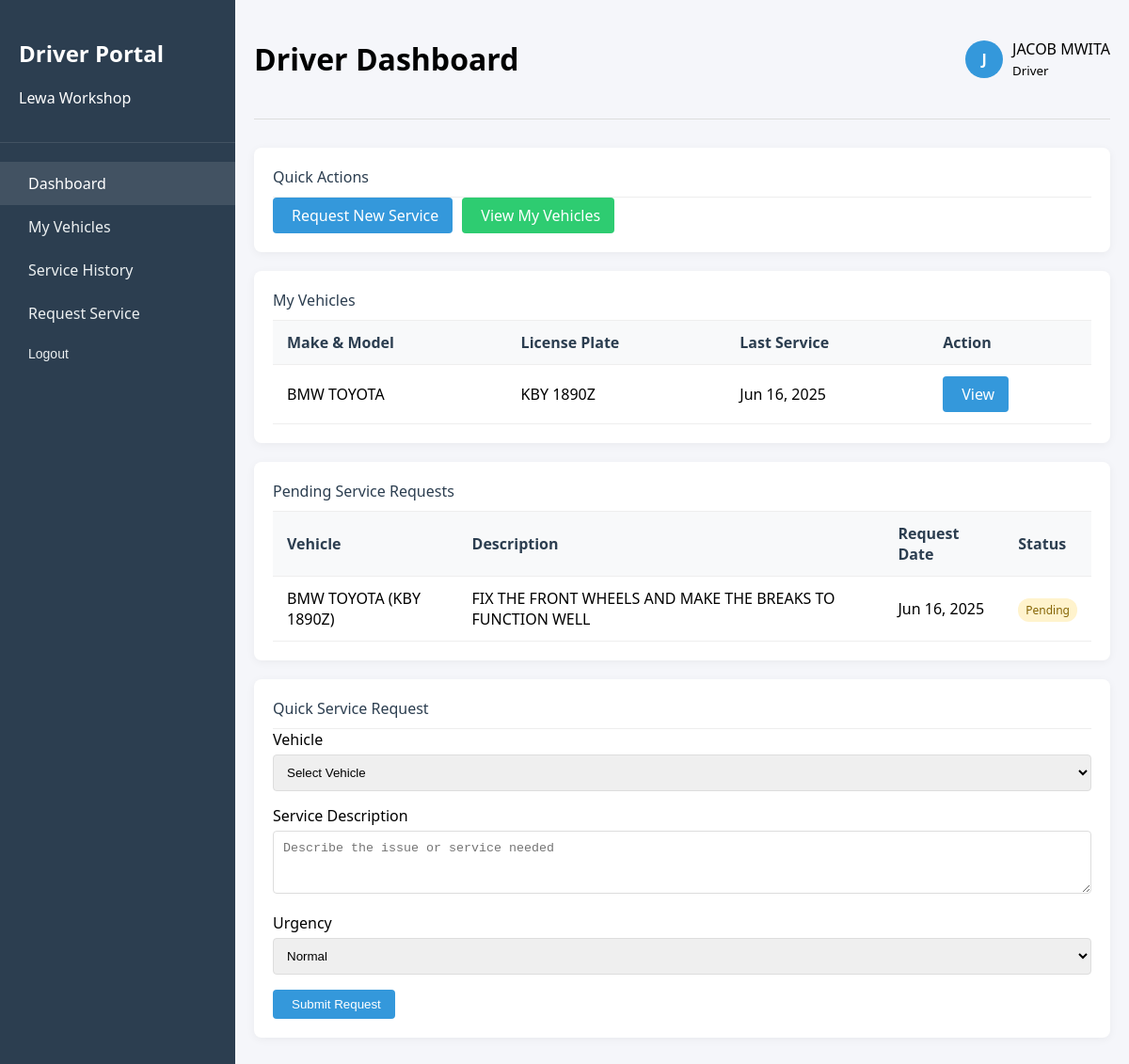
Page /dashboards/driver_portal.php (signed in) on the committed database.
### tables this page shows
CREATE TABLE `users` (
  `user_id` int(11) NOT NULL,
  `username` varchar(255) NOT NULL,
  `password` varchar(255) NOT NULL,
  `full_name` varchar(255) NOT NULL,
  `email` varchar(255) NOT NULL,
  `user_type` varchar(50) NOT NULL,
  `phone_number` varchar(20) DEFAULT NULL,
  `id_number` varchar(50) NOT NULL,
  `department` varchar(100) DEFAULT NULL,
  `can_view_all_job_cards` tinyint(1) DEFAULT 0,
  `can_create_job_cards` tinyint(1) DEFAULT 0,
  `can_edit_job_cards` tinyint(1) DEFAULT 0,
  `can_request_services` tinyint(1) DEFAULT 0,
  `can_update_job_status` tinyint(1) DEFAULT 0,
  `can_request_parts` tinyint(1) DEFAULT 0,
  `can_manage_inventory` tinyint(1) DEFAULT 0,
  `can_generate_invoices` tinyint(1) DEFAULT 0,
  `can_view_reports` tinyint(1) DEFAULT 0,
  `can_manage_users` tinyint(1) DEFAULT 0,
  `is_active` tinyint(1) DEFAULT 1,
  `dashboard_access` varchar(100) DEFAULT NULL,
  `reset_token` varchar(255) DEFAULT NULL,
  `reset_token_expiry` datetime DEFAULT NULL,
  `created_at` timestamp NOT NULL DEFAULT current_timestamp(),
  `updated_at` timestamp NOT NULL DEFAULT current_timestamp() ON UPDATE current_timestamp()
);

CREATE TABLE `vehicles` (
  `vehicle_id` int(11) NOT NULL,
  `driver_id` int(11) DEFAULT NULL,
  `make` varchar(100) NOT NULL,
  `model` varchar(100) NOT NULL,
  `registration_number` varchar(50) NOT NULL,
  `year` int(11) DEFAULT NULL,
  `color` varchar(50) DEFAULT NULL,
  `v_notes` text DEFAULT NULL,
  `v_milage` int(11) DEFAULT 0,
  `engine_number` varchar(100) DEFAULT NULL,
  `chassis_number` varchar(100) DEFAULT NULL,
  `fuel_type` varchar(50) DEFAULT NULL,
  `created_at` timestamp NOT NULL DEFAULT current_timestamp(),
  `updated_at` timestamp NOT NULL DEFAULT current_timestamp() ON UPDATE current_timestamp()
);

CREATE TABLE `job_cards` (
  `job_card_id` int(11) NOT NULL,
  `vehicle_id` int(11) NOT NULL,
  `description` text NOT NULL,
  `status` enum('pending','assigned','in_progress','completed','on_hold','cancelled') NOT NULL DEFAULT 'pending',
  `urgency` enum('normal','high','emergency') NOT NULL DEFAULT 'normal',
  `assigned_mechanic_id` int(11) DEFAULT NULL,
  `created_at` timestamp NOT NULL DEFAULT current_timestamp(),
  `assigned_at` timestamp NULL DEFAULT NULL,
  `completed_at` timestamp NULL DEFAULT NULL,
  `updated_at` timestamp NOT NULL DEFAULT current_timestamp() ON UPDATE current_timestamp(),
  `created_by_user_id` int(11) DEFAULT NULL,
  `driver_id` int(11) DEFAULT NULL
);

### dashboards/driver_portal.php (the view, shortened to what this page needs)
<?php
include '../db_connect.php';
$driver_id = $_SESSION['user_id'];
$driver_full_name = 'Driver';
$driver_initial = '?';
$driver_query = "SELECT full_name, email FROM users WHERE user_id = ?";
$stmt = $conn->prepare($driver_query);
if (!$stmt->bind_param("i", $driver_id) || !$stmt->execute()) {
    error_log("Failed to execute statement for driver details: " . $stmt->error);
    $stmt->close();
    $_SESSION['error_message'] = "Error fetching driver details. Please try again.";
    header("Location: driver_portal.php");
    exit();
}
$result = $stmt->get_result();
if ($result && $driver_data = $result->fetch_assoc()) {
    $driver_full_name = htmlspecialchars($driver_data['full_name']);
    $driver_initial = strtoupper(substr($driver_data['full_name'], 0, 1));
} else {
    error_log("SECURITY ALERT: Driver with user_id {$driver_id} not found in DB");
    $_SESSION['error_message'] = "Your user account could not be found. Please log in again.";
    header("Location: user_login.php");
    exit();
}
$vehicles_query = "
    SELECT
        v.vehicle_id,
        v.make,
        v.model,
        v.registration_number,
        MAX(j.created_at) AS last_service
    FROM
        vehicles v
    LEFT JOIN
        job_cards j ON v.vehicle_id = j.vehicle_id
    WHERE
        v.driver_id = ?
    GROUP BY
        v.vehicle_id, v.make, v.model, v.registration_number
    ORDER BY
        v.make, v.model";
$vehicles = [];
$stmt = $conn->prepare($vehicles_query);
if ($stmt === false) {
    error_log("Failed to prepare statement for vehicles: " . $conn->error);
    $_SESSION['error_message'] = "Error fetching vehicle list. Please try again.";
} else {
    if (!$stmt->bind_param("i", $driver_id) || !$stmt->execute()) {
        error_log("Failed to execute statement for vehicles: " . $stmt->error);
        $_SESSION['error_message'] = "Error fetching vehicle list. Please try again.";
    } else {
        $result = $stmt->get_result();
        if ($result) {
            $vehicles = $result->fetch_all(MYSQLI_ASSOC);
        }
    }
}
$pending_requests_query = "
    SELECT
        j.job_card_id,
        j.description,
        j.created_at,
        v.make,
        v.model,
        v.registration_number
    FROM
        job_cards j
    JOIN
        vehicles v ON j.vehicle_id = v.vehicle_id
    WHERE
        v.driver_id = ? AND j.status = 'pending'
    ORDER BY
        j.created_at DESC";
$pending_requests = [];
$stmt = $conn->prepare($pending_requests_query);
if ($stmt === false) {
    error_log("Failed to prepare statement for pending requests: " . $conn->error);
    $_SESSION['error_message'] = "Error fetching pending requests. Please try again.";
} else {
    if (!$stmt->bind_param("i", $driver_id) || !$stmt->execute()) {
        error_log("Failed to execute statement for pending requests: " . $stmt->error);
        $_SESSION['error_message'] = "Error fetching pending requests. Please try again.";
    } else {
        $result = $stmt->get_result();
        if ($result) {
            $pending_requests = $result->fetch_all(MYSQLI_ASSOC);
        }
    }
}
?>
<!DOCTYPE html>
<html lang="en">
<head>
</head>
<body>
    <div class="dashboard">
        <div class="sidebar">
            <div class="sidebar-header">
                <h2>Driver Portal</h2>
                <p>Lewa Workshop</p>
            </div>
            <div class="sidebar-menu">
                <a href="driver_portal.php" class="menu-item active">
                    <i class="fas fa-tachometer-alt"></i> Dashboard
                </a>
                <a href="dashboards/my_vehicles.php" class="menu-item">
                    <i class="fas fa-car"></i> My Vehicles
                </a>
                <a href="service_history.php" class="menu-item">
                    <i class="fas fa-history"></i> Service History
                </a>
                <a href="request_service.php" class="menu-item">
                    <i class="fas fa-tools"></i> Request Service
                </a>
                <form action="logout.php" method="post" class="menu-item" style="padding: 0;">
                    <button type="submit" class="logout-btn">
                        <i class="fas fa-sign-out-alt"></i> Logout
                    </button>
                </form>
            </div>
        </div>
        <div class="main-content">
            <div class="header">
                <h1>Driver Dashboard</h1>
                <div class="user-info">
                    <div class="user-avatar"><?php echo htmlspecialchars($driver_initial); ?></div>
                    <div>
                        <div><?php echo htmlspecialchars($driver_full_name); ?></div>
                        <small>Driver</small>
                    </div>
                </div>
            </div>
            <div class="card">
                <div class="card-title">Quick Actions</div>
                <div style="display: flex; gap: 10px;">
                    <a href="request_service.php" class="btn btn-primary">
                        <i class="fas fa-plus"></i> Request New Service
                    </a>
                    <a href="my_vehicles.php" class="btn btn-success">
                        <i class="fas fa-car"></i> View My Vehicles
                    </a>
                </div>
            </div>
            <div class="card">
                <div class="card-title">My Vehicles</div>
                <?php if (!empty($vehicles)): ?>
                    <table class="table">
                        <thead>
                            <tr>
                                <th>Make & Model</th>
                                <th>License Plate</th>
                                <th>Last Service</th>
                                <th>Action</th>
                            </tr>
                        </thead>
                        <tbody>
                            <?php foreach ($vehicles as $vehicle): ?>
                                <tr>
                                    <td><?php echo htmlspecialchars($vehicle['make'] . ' ' . $vehicle['model']); ?></td>
                                    <td><?php echo htmlspecialchars($vehicle['registration_number']); ?></td>
                                    <td><?php echo $vehicle['last_service'] ? date('M d, Y', strtotime($vehicle['last_service'])) : 'Never'; ?></td>
                                    <td>
                                        <a href="vehicle_details.php?id=<?php echo htmlspecialchars($vehicle['vehicle_id']); ?>" class="btn btn-primary">
                                            <i class="fas fa-eye"></i> View
                                        </a>
                                    </td>
                                </tr>
                            <?php endforeach; ?>
                        </tbody>
                    </table>
                <?php else: ?>
                    <p class="text-center">No vehicles assigned to you.</p>
                <?php endif; ?>
            </div>
            <div class="card">
                <div class="card-title">Pending Service Requests</div>
                <?php if (!empty($pending_requests)): ?>
                    <table class="table">
                        <thead>
                            <tr>
                                <th>Vehicle</th>
                                <th>Description</th>
                                <th>Request Date</th>
                                <th>Status</th>
                            </tr>
                        </thead>
                        <tbody>
                            <?php foreach ($pending_requests as $request): ?>
                                <tr>
                                    <td><?php echo htmlspecialchars(($request['make'] ?? 'N/A') . ' ' . ($request['model'] ?? '') . ' (' . ($request['registration_number'] ?? 'N/A') . ')'); ?></td>
                                    <td><?php echo htmlspecialchars($request['description']); ?></td>
                                    <td><?php echo date('M d, Y', strtotime($request['created_at'])); ?></td>
                                    <td><span class="status-badge status-pending">Pending</span></td>
                                </tr>
                            <?php endforeach; ?>
                        </tbody>
                    </table>
                <?php else: ?>
                    <p class="text-center">No pending service requests.</p>
                <?php endif; ?>
            </div>
            <div class="card">
                <div class="card-title">Quick Service Request</div>
                <form action="process_request.php" method="post">
                    <div class="form-group">
                        <label for="vehicle">Vehicle</label>
                        <select id="vehicle" name="vehicle_id" class="form-control" required>
                            <option value="">Select Vehicle</option>
                        </select>
                    </div>
                    <div class="form-group">
                        <label for="description">Service Description</label>
                        <textarea id="description" name="description" class="form-control" rows="3" required
                                  placeholder="Describe the issue or service needed"></textarea>
                    </div>
                    <div class="form-group">
                        <label for="urgency">Urgency</label>
                        <select id="urgency" name="urgency" class="form-control">
                            <option value="normal">Normal</option>
                        </select>
                    </div>
                    <button type="submit" class="btn btn-primary">
                        <i class="fas fa-paper-plane"></i> Submit Request
                    </button>
                </form>
            </div>
        </div>
    </div>
</body>
</html>

### dashboards/driver_portal.php (style rules this page uses)
:root { --primary: #3498db; --secondary: #2c3e50; --success: #2ecc71; --warning: #f39c12; --light: #ecf0f1; --dark: #34495e; }
body { font-family: 'Segoe UI', Tahoma, Geneva, Verdana, sans-serif; margin: 0; padding: 0; background-color: #f5f6fa; }
.dashboard { display: grid; grid-template-columns: 250px 1fr; min-height: 100vh; }
.sidebar { background-color: var(--secondary); color: white; padding: 20px 0; }
.sidebar-header { padding: 0 20px 20px; border-bottom: 1px solid rgba(255,255,255,0.1); }
.sidebar-menu { padding: 20px 0; }
.menu-item { padding: 12px 20px; color: var(--light); text-decoration: none; display: block; transition: all 0.3s; }
.menu-item:hover, .menu-item.active { background-color: rgba(255,255,255,0.1); color: white; }
.main-content { padding: 20px; }
.header { display: flex; justify-content: space-between; align-items: center; margin-bottom: 30px; padding-bottom: 20px; border-bottom: 1px solid #ddd; }
.user-info { display: flex; align-items: center; }
.user-avatar { width: 40px; height: 40px; border-radius: 50%; background-color: var(--primary); color: white; display: flex; align-items: center; justify-content: center; margin-right: 10px; font-weight: bold; }
.card { background-color: white; border-radius: 8px; padding: 20px; box-shadow: 0 2px 10px rgba(0,0,0,0.05); margin-bottom: 20px; }
.card-title { margin-top: 0; color: var(--secondary); border-bottom: 1px solid #eee; padding-bottom: 10px; }
.btn { padding: 8px 15px; border-radius: 4px; border: none; cursor: pointer; font-weight: 500; transition: all 0.3s; text-decoration: none; display: inline-flex; align-items: center; justify-content: center; }
.btn-primary { background-color: var(--primary); color: white; }
.btn-success { background-color: var(--success); color: white; }
.table { width: 100%; border-collapse: collapse; }
.table th, .table td { padding: 12px 15px; text-align: left; border-bottom: 1px solid #eee; }
.table th { background-color: #f8f9fa; color: var(--secondary); }
.status-badge { padding: 4px 8px; border-radius: 12px; font-size: 12px; font-weight: 500; }
.status-pending { background-color: #fff3cd; color: #856404; }
.logout-btn { background: none; border: none; color: var(--light); cursor: pointer; padding: 12px 20px; text-align: left; width: 100%; font-size: 14px; }
.form-group { margin-bottom: 15px; }
.form-group label { display: block; margin-bottom: 5px; font-weight: 500; }
.form-control { width: 100%; padding: 10px; border: 1px solid #ddd; border-radius: 4px; box-sizing: border-box; }

### rows in the picture
users: full_name "J", full_name "JACOB MWITA"
vehicles: make+model "BMW TOYOTA", registration_number "KBY 1890Z", last_service "Jun 16, 2025"
job_cards: vehicle.registration_number "BMW TOYOTA (KBY 1890Z)", description "FIX THE FRONT WHEELS AND MAKE THE BREAKS TO FUNCTION WELL", created_at "Jun 16, 2025"
